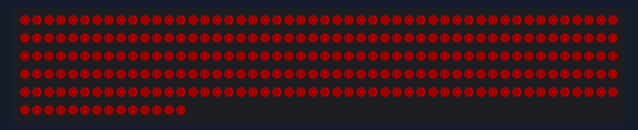
Bench run of a sketch on a simulated ESP32. Shown: 264 RGB LEDs in strip order, left to right, continuing on the next row. Dim RGB values are drawn brighter than linear.

Above: at 0.1 s.
At 0.8 s:
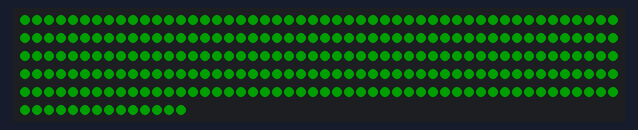
At 1.5 s:
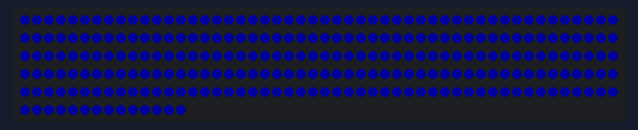
At 10.4 s:
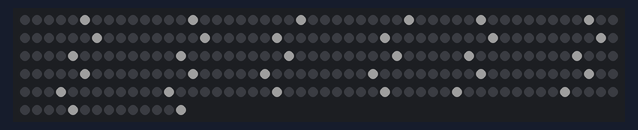

Measured:
- by itself, everything shown: repeats every 12.8 s, in 68 steps
- what the display in image 1 shows lasts 0.7 s, from 0.7 s to 1.4 s
- what the display in image 3 shows lasts 2.5 s, from 10.3 s to 12.8 s

The sketch:

test_led_254.ino
```cpp
/*
 * TEST STRISCIA LED - VERSIONE 254 mm (8 strisce da 33 LED 144 LED/m, a serpentina) - ESP32
 * Ogni casella usa il LED piu' vicino al suo centro (gli altri restano spenti).
 * Libreria: Adafruit NeoPixel
 *
 * Ordine dei LED sulla striscia: riga 1 (a1 -> h1), riga 2 (h2 -> a2),
 * riga 3 (a3 -> h3), ... cioe' ogni riga e' girata di 180 gradi.
 *
 * Cosa fa, in loop:
 *   1) tutti i LED rosso, poi verde, poi blu  (controlla l'ordine dei colori)
 *   2) accende UNA casella alla volta: a1, b1 ... h1, a2 ... h8
 *      (controlla che l'ordine sia giusto e non a zig-zag)
 *   3) disegna la scacchiera (caselle chiare accese, scure spente)
 */
#include <Adafruit_NeoPixel.h>

// ===================== CONFIGURAZIONE =====================
#define PIN_LED      5      // <<< MODIFICA: pin dati (D5, verso il 74HCT125)
#define LUMINOSITA   30     // <<< MODIFICA: 0-255, tienila bassa
#define SERPENTINA   true   // <<< MODIFICA: false se ogni riga parte dallo stesso lato
#define INVERTI_COL  true   // <<< MODIFICA: true se le colonne a-h sono specchiate
#define INVERTI_RIGA true   // <<< MODIFICA: true se le traverse 1-8 sono capovolte
#define LED_PER_RIGA 33     // <<< MODIFICA: LED per traversa (33 con 144 LED/m; 8 con 30 LED/m)
#define LED_PASSO_MM 6.944f // <<< MODIFICA: distanza tra due LED (144 LED/m = 6.944; 30 LED/m = 33.33)
#define CASELLA_MM   31.0f  // <<< MODIFICA: lato casella (31 versione 254; 33 versione 268)
#define LED_PRIMO_MM 9.4f   // <<< MODIFICA: dal bordo della casella al centro del 1 LED (striscia centrata = 9.4)
// ==========================================================

#define N_LED (8 * LED_PER_RIGA)
// <<< MODIFICA: se i colori del punto 1 escono in ordine sbagliato, cambia NEO_GRB in NEO_RGB
Adafruit_NeoPixel strip(N_LED, PIN_LED, NEO_GRB + NEO_KHZ800);

// f = colonna 0-7 (a-h), r = traversa 0-7 (1-8)  ->  numero del LED sulla striscia
int ledIndex(int f, int r) {
  int col = INVERTI_COL  ? 7 - f : f;
  int row = INVERTI_RIGA ? 7 - r : r;
  if (SERPENTINA && (row & 1)) col = 7 - col;   // righe dispari girate
  int k = (int)lroundf((CASELLA_MM / 2 + col * CASELLA_MM - LED_PRIMO_MM) / LED_PASSO_MM);   // LED piu' vicino al centro
  if (k < 0) k = 0;
  if (k > LED_PER_RIGA - 1) k = LED_PER_RIGA - 1;
  return row * LED_PER_RIGA + k;
}

void riempi(uint32_t colore) {
  for (int i = 0; i < N_LED; i++) strip.setPixelColor(i, colore);
  strip.show();
}

void setup() {
  strip.begin();
  strip.setBrightness(LUMINOSITA);
  strip.show();                                  // parte spenta
}

void loop() {
  // 1) test colori (si accendono TUTTI i LED della striscia)
  riempi(strip.Color(255, 0, 0));   delay(700);  // rosso
  riempi(strip.Color(0, 255, 0));   delay(700);  // verde
  riempi(strip.Color(0, 0, 255));   delay(700);  // blu

  // 2) una casella alla volta: a1, b1, ... h1, a2, ... h8
  for (int r = 0; r < 8; r++) {
    for (int f = 0; f < 8; f++) {
      strip.clear();
      strip.setPixelColor(ledIndex(f, r), strip.Color(255, 255, 255));
      strip.show();
      delay(120);
    }
  }

  // 3) scacchiera: a1 e' scura, quindi si accendono le caselle con (f + r) dispari
  strip.clear();
  for (int r = 0; r < 8; r++)
    for (int f = 0; f < 8; f++)
      if ((f + r) & 1) strip.setPixelColor(ledIndex(f, r), strip.Color(255, 255, 255));
  strip.show();
  delay(2500);
}
```
